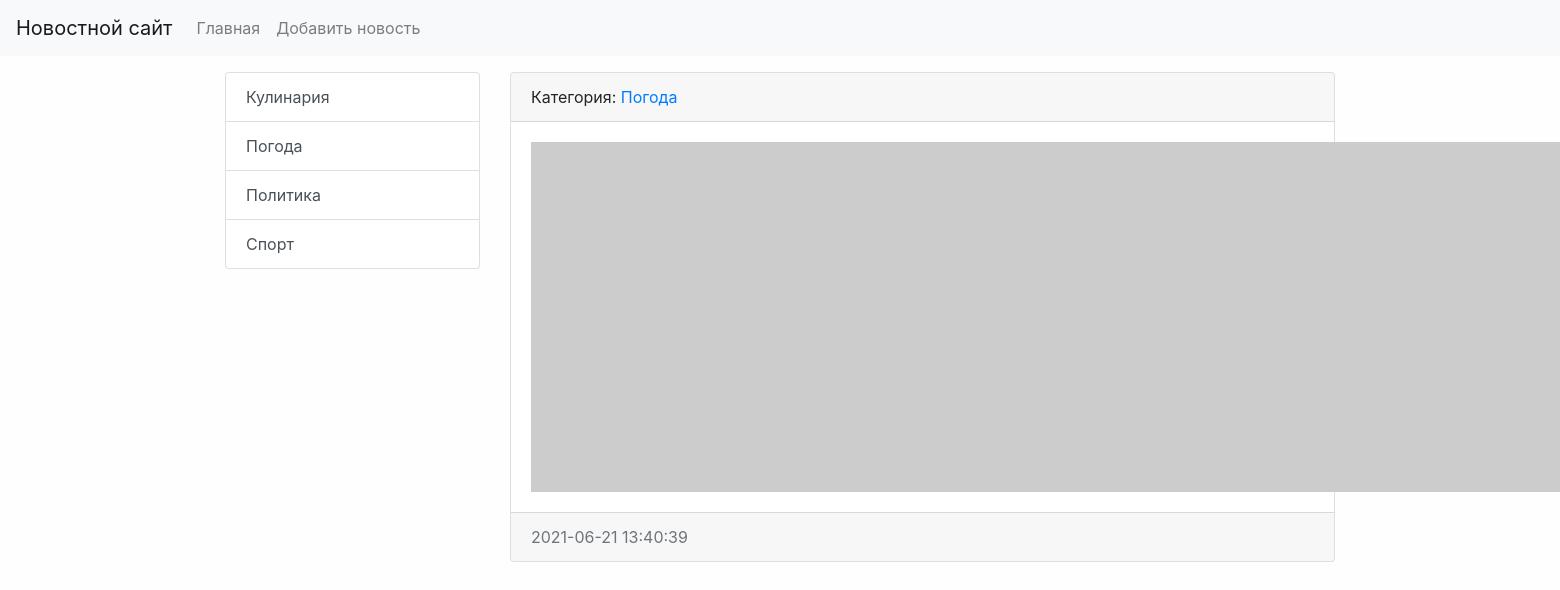
Screenshot of /category/3/ with the database file from the repository.
### news/models.py (models this page shows, shortened)
class Category(models.Model):
    title = models.CharField(max_length=150, db_index=True, verbose_name='Наименование категории')
    def get_absolute_url(self):
        return reverse('category', kwargs={"category_id": self.pk})
    def __str__(self):
        return self.title
    class Meta:
        verbose_name = 'Категория'
        verbose_name_plural = 'Категории'
        ordering = ['title']

class News(models.Model):
    title = models.CharField(max_length=150, verbose_name='Наименование')
    content = models.TextField(blank=True, verbose_name='Контент')
    created_at = models.DateTimeField(auto_now_add=True, verbose_name='Дата публикации')
    updated_at = models.DateTimeField(auto_now=True, verbose_name='Обновлено')
    photo = models.ImageField(upload_to='photos/%Y/%m/%d/', verbose_name='Фото', blank=True)
    is_published = models.BooleanField(default=True, verbose_name='Опубликовано')
    category = models.ForeignKey('Category', on_delete=models.PROTECT, verbose_name='Категория')
    def get_absolute_url(self):
        return reverse('view_news', kwargs={"pk": self.pk})
    class Meta:
        verbose_name = 'Новость'
        verbose_name_plural = 'Новости'
        ordering = ['-created_at']

### news/views.py (the view)
# urls.py: path('category/<int:category_id>/', NewsByCategory.as_view(), name='category'),
class NewsByCategory(ListView):
    model = News
    template_name = 'news/home_news_list.html'
    context_object_name = 'news'
    def get_context_data(self, *, object_list=None, **kwargs):
        context = super().get_context_data(**kwargs)
        context['title'] = Category.objects.get(pk=self.kwargs['category_id'])
        return context
    def get_queryset(self):
        return News.objects.filter(category_id=self.kwargs['category_id'])

### news/templatetags/news_tags.py (called while the page is built)
@register.inclusion_tag('news/list_categories.html')
def show_categories(arg1='Hello', arg2='world'):
    categories = Category.objects.all()
    return {"categories": categories, "arg1": arg1, "arg2": arg2}

### news/templates/news/news_list.html (shortened to what this page needs)
{% extends 'base.html' %}
{% block sidebar %}
{% include 'inc/_sidebar.html' %}
{% endblock %}
{% block content %}
{% for item in object_list %}
<div class="card mb-3">
    <div class="card-header">
        Категория: <a href="{{ item.category.get_absolute_url }}">{{ item.category }}</a>
    </div>
    <div class="card-body">
        <div class="media">
            {% if item.photo %}
            <img src="{{ item.photo.url }}" alt="" width="350" class="mr-3">
            {% else %}
            <img src="https://picsum.photos/id/1060/350/235/?blur=2" alt="" class="mr-3">
            {% endif %}
        </div>
    </div>
    <div class="card-footer text-muted">
        {{ item.created_at|date:"Y-m-d H:i:s" }}
    </div>
</div>
{% endfor %}
{% endblock %}

### news/templates/news/list_categories.html
<div class="list-group">
    {% for item in categories %}
    <a href="{{ item.get_absolute_url }}" class="list-group-item list-group-item-action">{{ item.title }}</a>
    {% endfor %}
</div>

### mysite/static/css/style.css (style rules this page uses)
body { background-color: #fefefe; }

### rows the page displays
Category: title "Кулинария"
Category: title "Погода"
Category: title "Политика"
Category: title "Спорт"
News: category "Погода", created_at "2021-06-21 13:40:39"
